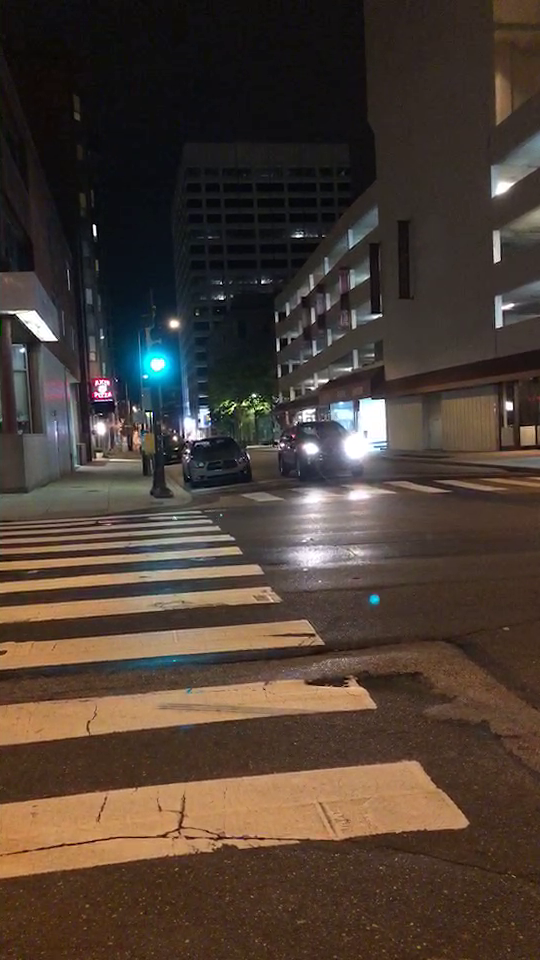
#> input picture frame 44 of vids/Medium.mp4, 540 x 960 px
$ python main.py
#> lines starting #> are read from the running program, lines starting #| are printed output that depends on the picture
### getBoundingBoxes.py
import cv2
import xml.etree.ElementTree as ET
import numpy as np
import sys

def getBoundingBoxes(filename):
    root = ET.parse(filename).getroot()
    boxes = []
    for obj in root.findall('object'):
        for box in obj.findall('bndbox'):
            xmin = box.find('xmin').text
            xmax = box.find('xmax').text
            ymin = box.find('ymin').text
            ymax = box.find('ymax').text
        box = np.array([xmin,ymin,xmax,ymax])
        boxes.append(box)
    return np.array(boxes).astype('int')

### getBoxFeatures.py
import numpy as np
import sys
import cv2
from corner_detector import *
from anms import *
def getBoxFeatures(gray,box,n):
    # res = corner_detector(gray)
    # x, y, rmax = anms(res,n)
    corners = cv2.goodFeaturesToTrack(gray,n,0.01,10)
    corners = np.int0(corners)
    x = corners[:,0,0]
    y = corners[:,0,1]
    return x+box[0],y+box[1]

### utils.py
from scipy import signal
import numpy as np
import pdb
import cv2

# [44 lines left out: functions GaussianPDF_1D, GaussianPDF_2D, findDerivatives, getMinBox, not called in this run]

def getMinPointsBox(X,Y):
    minx = int(np.min(X[X>0]))
    miny = int(np.min(Y[Y>0]))
    maxx = int(np.max(X[X>0]))
    maxy = int(np.max(Y[Y>0]))
    h=maxy-miny
    w=maxx-minx
    corner=np.array([minx,miny])
    return h,w,corner

# [21 lines left out: function est_homography, not called in this run]

### refreshFeatures.py
from anms_mod import *
from corner_detector import *

from matplotlib import pyplot as plt
def refreshFeatures(gray,box,x_oldd, y_oldd, valid_oldd,pts):
    x_oldd = x_oldd - box[0]
    y_oldd = y_oldd - box[1]
    res = corner_detector(gray)
    x, y, valid = anms_mod(x_oldd,y_oldd,valid_oldd,res,pts)
    return x+box[0],y+box[1],valid

### corner_detector.py
'''
  File name: corner_detector.py
  Author:
  Date created:
'''

'''
  File clarification:
    Detects corner features in an image. You can probably find free “harris” corner detector on-line,
    and you are allowed to use them.
    - Input img: H × W matrix representing the gray scale input image.
    - Output cimg: H × W matrix representing the corner metric matrix.
'''
import cv2
import numpy as np

def corner_detector(cimg):
    # [xmin,ymin,xmax,ymax]
    cimg = cv2.cornerHarris(cimg,2,3,0.04)
    cimg[cimg<0.01*cimg.max()]=0
    return cimg

### anms_mod.py
import numpy as np

def anms_mod(x_old1,y_old1,valid,cimg, max_pts):
    x_old = x_old1[valid].reshape(-1,1)
    y_old = y_old1[valid].reshape(-1,1)
    keypt = np.asarray(np.nonzero(cimg)).T
    keypt_old = np.hstack([y_old,x_old])
    keypt = np.vstack([keypt,keypt_old])
    N = min(max_pts,keypt.shape[0])
    keyR = (cimg[np.nonzero(cimg)]).reshape(-1,1)
    keyR_old = (np.ones(x_old.shape)*2*max(keyR))
    keyR = np.vstack([keyR,keyR_old]).reshape(-1)
    keypts = np.zeros([keypt.shape[0],3])
    keypts[:,:2]=keypt
    keypts[:,2]= keyR
    distance = np.zeros(keypts.shape)
    distance[:,:2]=keypts[:,:2]
    maxdist = np.sqrt(cimg.shape[0]**2 + cimg.shape[1]**2)

    for i in range(keypts.shape[0]):
        condind = np.argwhere(np.logical_and(keyR[:]>keyR[i],keyR[:]<1.4*keyR[i])==1)
        condind = condind[:,0]
        condpts = keypts[condind,:]
        if (condpts.shape[0]!=0):
            dist = np.sqrt((condpts[:,0]-keypts[i,0])**2 + (condpts[:,1]-keypts[i,1])**2)
            minD = dist.min()
            distance[i,2]=minD
        else:
            distance[i,2] = maxdist

    distanceSorted = distance[distance[:,2].argsort(kind='mergesort')]
    distanceSorted = np.flip(distanceSorted,axis=0)
    topOld = distanceSorted[:N-x_old.shape[0],:2]
    topNew = distanceSorted[N-x_old:N.shape[0],:2]

    # rmax = distanceSorted[N-1,2]
    y = y_old1
    x = x_old1
    y[valid==0]=topNew[:,0]
    x[valid==0]=topOld[:,1]

    valid = np.ones(x.shape[0],dtype=bool)
    return x, y, valid

### main.py
from matplotlib import patches, pyplot, pyplot as plt
import cv2
import xml.etree.ElementTree as ET
import numpy as np
import sys
from getBoundingBoxes import *
from getBoxFeatures import *
from corner_detector import *
from anms import *
from estimateAllTranslation import *
from applyBoxTransform import applyBoxTransform
import warnings
warnings.filterwarnings("ignore")
from shapely.geometry.polygon import LinearRing, Polygon
from numpy import linalg
from refreshFeatures import *

cap = cv2.VideoCapture('vids/Medium.mp4')
ret,firstFrame = cap.read()
#> firstFrame is the input picture: shape (960, 540, 3); mean B, G, R 52.6, 61.9, 75.3
boxes = getBoundingBoxes('first.xml')
#> (reads first.xml from the repository)
gray = cv2.cvtColor(firstFrame,cv2.COLOR_BGR2GRAY)
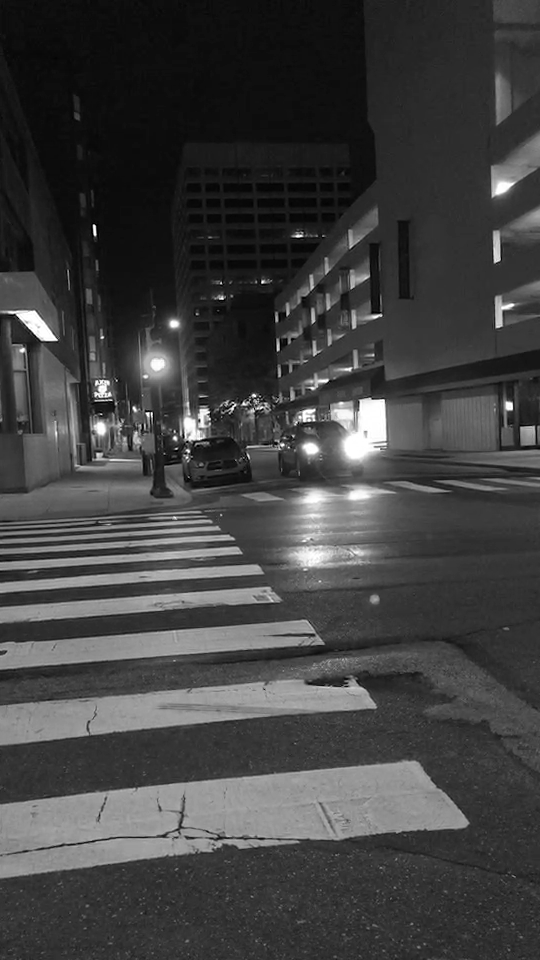
#> gray: shape (960, 540); min 0, max 255, mean 64.8
boxesData = []
pts = 20
for box in boxes:
    xmin = box[0]
    ymin = box[1]
    xmax = box[2]
    ymax = box[3]
    boximg = gray[ymin:ymax,xmin:xmax]
    x,y = getBoxFeatures(boximg,box,pts)
    boxCoords = np.array([[xmin,ymin],[xmax,ymin],[xmax,ymax],[xmin,ymax]])
    boxData = {
        'coords': boxCoords,
        'x': x,
        'y': y,
        'valid': np.ones(x.shape[0],dtype='bool'),
        'prevBoxCoords': np.array([[0,0],[0,0],[0,0],[0,0]]),
        'displayHeight': 0,
        'displayWidth': 0,
        'displayCorner': np.array([[0,0],[0,0],[0,0],[0,0]])
    }
    boxesData.append(boxData)
#> this loop made 1 pass
#> (x, y) on pass 1: ([12, 39, 35, 5, 28, 44, 10, 24, 19, 40, 9, 2, 26, 41], [43, 43, 24, 22, 43, 34, 33, 30, 14, 14, 5, 43, 6, 4])
#> pass 1, `boximg = gray[ymin:ymax,xmin:xmax]`:
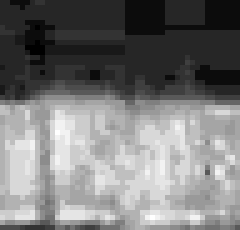
#> boximg: shape (46, 48) (shown 5 times larger); min 12, max 32, mean 21.5; drawn with min black and max white
#> after the loop, boxesData = 1 item
currentFrame = firstFrame
idx = 0
boxUpdateRate = 10
while(cap.isOpened()):
    ret,nextFrame = cap.read()
    if ret == False:
        break
    # do work
    gray = cv2.cvtColor(currentFrame,cv2.COLOR_BGR2GRAY)
    plt.imshow(cv2.cvtColor(nextFrame,cv2.COLOR_BGR2RGB))
    fig = plt.gcf()
    for boxData in boxesData:

        prevX = boxData['x']
        prevY = boxData['y']
        print(np.sum(boxData['valid']),end=" ")
        validpts = np.sum(boxData['valid'])
        if validpts<pts:
            # h,w,corner = getMinBox(boxData['coords'])
            h,w,corner = getMinPointsBox(boxData['x'],boxData['y'])
            print(h,w,corner)
            if h > 0 and w > 0 and corner[0] >= 0 and corner[1] >= 0:
                boximg = gray[corner[1]:corner[1]+h,corner[0]:corner[0]+w]
#> (the run stopped early here; a loop or call above may not have finished)
